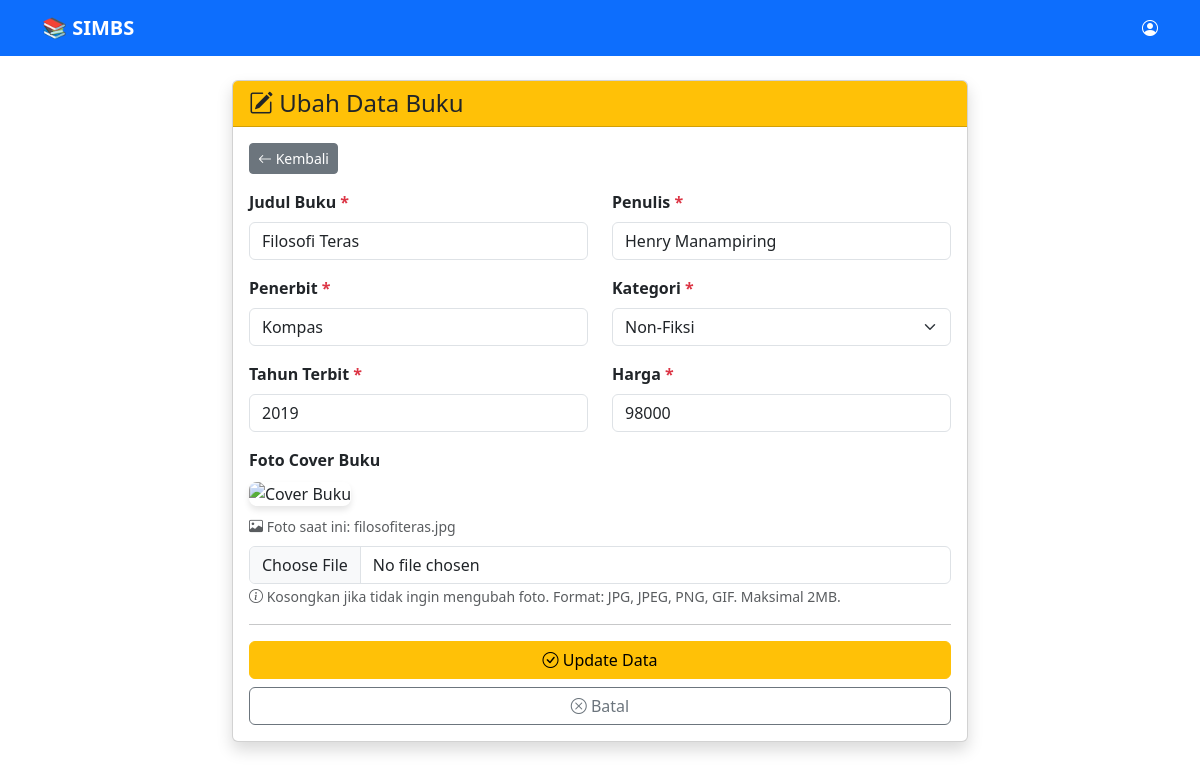
Page /ubah_buku.php?id=4 (signed in) on the committed database.
### tables this page shows
CREATE TABLE buku (
    id INT(11) AUTO_INCREMENT PRIMARY KEY,
    judul VARCHAR(200) NOT NULL,
    penulis VARCHAR(100) NOT NULL,
    penerbit VARCHAR(100) NOT NULL,
    tahun_terbit YEAR,
    harga INT(11) NOT NULL,
    foto VARCHAR(255) DEFAULT 'default.jpg',
    id_kategori INT(11),
    tanggal_input TIMESTAMP DEFAULT CURRENT_TIMESTAMP,
    FOREIGN KEY (id_kategori) REFERENCES kategori(id) ON DELETE SET NULL
);

CREATE TABLE kategori (
    id INT(11) AUTO_INCREMENT PRIMARY KEY,
    nama_kategori VARCHAR(100) NOT NULL,
    tanggal_input TIMESTAMP DEFAULT CURRENT_TIMESTAMP
);

### function.php (called while the page is built, shortened)
<?php
$conn = mysqli_connect("localhost", "root", "", "simbs");
function query($query){
    global $conn;
    $result = mysqli_query($conn, $query);
    $rows = [];
    while($row = mysqli_fetch_assoc($result)) {
        $rows[] = $row;
    }
    return $rows;
}
?>

### ubah_buku.php (the view, shortened to what this page needs)
<?php
require("function.php");
$id = $_GET['id'];
$buku = query("SELECT * FROM buku WHERE id = $id")[0];
$kategori = query("SELECT * FROM kategori ORDER BY nama_kategori ASC");
?>
<!DOCTYPE html>
<html lang="en">
<head>
    <link href="https://cdn.jsdelivr.net/npm/bootstrap@5.3.2/dist/css/bootstrap.min.css" rel="stylesheet">
    <link rel="stylesheet" href="https://cdn.jsdelivr.net/npm/bootstrap-icons@1.11.1/font/bootstrap-icons.css">
</head>
<body>
    <nav class="navbar navbar-expand-lg navbar-dark bg-primary">
        <div class="container">
            <a class="navbar-brand fw-bold" href="#">📚 SIMBS</a>
            <div class="navbar-text text-white">
                <i class="bi bi-person-circle"></i> <?= $_SESSION['username'] ?>
            </div>
        </div>
    </nav>
    <div class="container py-4">
        <div class="row justify-content-center">
            <div class="col-md-8">
                <div class="card shadow">
                    <div class="card-header bg-warning text-dark">
                        <h4 class="mb-0"><i class="bi bi-pencil-square"></i> Ubah Data Buku</h4>
                    </div>
                    <div class="card-body">
                        <a href="index_buku.php" class="btn btn-sm btn-secondary mb-3">
                            <i class="bi bi-arrow-left"></i> Kembali
                        </a>
                        <form action="" method="POST" enctype="multipart/form-data">
                            <div class="row">
                                <div class="col-md-6">
                                    <div class="mb-3">
                                        <label class="form-label fw-bold">Judul Buku <span class="text-danger">*</span></label>
                                        <input type="text" class="form-control" name="judul" value="<?= htmlspecialchars($buku['judul']) ?>" autocomplete="off" required>
                                    </div>
                                </div>
                                <div class="col-md-6">
                                    <div class="mb-3">
                                        <label class="form-label fw-bold">Penulis <span class="text-danger">*</span></label>
                                        <input type="text" class="form-control" name="penulis" value="<?= htmlspecialchars($buku['penulis']) ?>" autocomplete="off" required>
                                    </div>
                                </div>
                            </div>
                            <div class="row">
                                <div class="col-md-6">
                                    <div class="mb-3">
                                        <label class="form-label fw-bold">Penerbit <span class="text-danger">*</span></label>
                                        <input type="text" class="form-control" name="penerbit" value="<?= htmlspecialchars($buku['penerbit']) ?>" autocomplete="off" required>
                                    </div>
                                </div>
                                <div class="col-md-6">
                                    <div class="mb-3">
                                        <label class="form-label fw-bold">Kategori <span class="text-danger">*</span></label>
                                        <select class="form-select" name="id_kategori" required>
                                            <?php foreach($kategori as $kat): ?>
                                            <option value="<?= $kat['id'] ?>" <?= $buku['id_kategori'] == $kat['id'] ? 'selected' : '' ?>>
                                                <?= htmlspecialchars($kat['nama_kategori']) ?>
                                            </option>
                                            <?php endforeach; ?>
                                        </select>
                                    </div>
                                </div>
                            </div>
                            <div class="row">
                                <div class="col-md-6">
                                    <div class="mb-3">
                                        <label class="form-label fw-bold">Tahun Terbit <span class="text-danger">*</span></label>
                                        <input type="number" class="form-control" name="tahun_terbit" value="<?= htmlspecialchars($buku['tahun_terbit']) ?>" min="1900" max="2099" autocomplete="off" required>
                                    </div>
                                </div>
                                <div class="col-md-6">
                                    <div class="mb-3">
                                        <label class="form-label fw-bold">Harga <span class="text-danger">*</span></label>
                                        <input type="number" class="form-control" name="harga" value="<?= htmlspecialchars($buku['harga']) ?>" min="0" autocomplete="off" required>
                                    </div>
                                </div>
                            </div>
                            <div class="mb-3">
                                <label class="form-label fw-bold">Foto Cover Buku</label>
                                <div class="mb-2">
                                    <img src="uploads/<?= htmlspecialchars($buku['foto']) ?>"
                                         class="preview-foto"
                                         alt="Cover Buku"
                                         onerror="this.src='uploads/default.jpg'">
                                    <p class="text-muted mt-2 mb-0">
                                        <small><i class="bi bi-image"></i> Foto saat ini: <?= $buku['foto'] ?></small>
                                    </p>
                                </div>
                                <input type="file" class="form-control" name="foto" id="foto" accept="image/*">
                                <small class="text-muted">
                                    <i class="bi bi-info-circle"></i> Kosongkan jika tidak ingin mengubah foto.
                                    Format: JPG, JPEG, PNG, GIF. Maksimal 2MB.
                                </small>
                            </div>
                            <hr>
                            <div class="d-grid gap-2">
                                <button type="submit" name="tombol_submit" class="btn btn-warning">
                                    <i class="bi bi-check-circle"></i> Update Data
                                </button>
                                <a href="index_buku.php" class="btn btn-outline-secondary">
                                    <i class="bi bi-x-circle"></i> Batal
                                </a>
                            </div>
                        </form>
                    </div>
                </div>
            </div>
        </div>
    </div>
</body>
</html>

### ubah_buku.php (style rules this page uses)
.preview-foto { max-width: 200px; max-height: 250px; object-fit: cover; border-radius: 8px; box-shadow: 0 4px 6px rgba(0,0,0,0.1); }

### rows in the picture
buku: judul "Filosofi Teras", penulis "Henry Manampiring", penerbit "Kompas", id_kategori "Non-Fiksi", tahun_terbit "2019", harga "98000", foto "filosofiteras.jpg"
